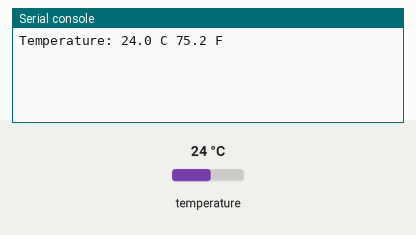
A program run on a simulated CircuitPython board. Shown: the last lines printed to the serial console. The test bench sets the inputs (shaded band); at power-on: temperature 24 °C.

Above: at 1.2 s.
1.3 s: temperature set to 12 °C
At 3.2 s:
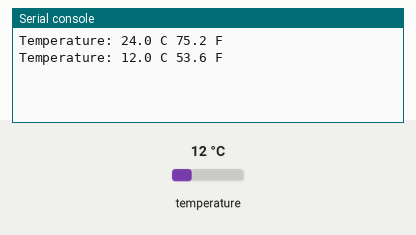
4.0 s: temperature set to 19 °C
At 4.7 s:
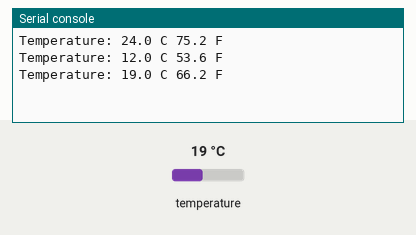
Timing chart, 0 to 7.0 s (numbered marks = the images above; inputs shaded):
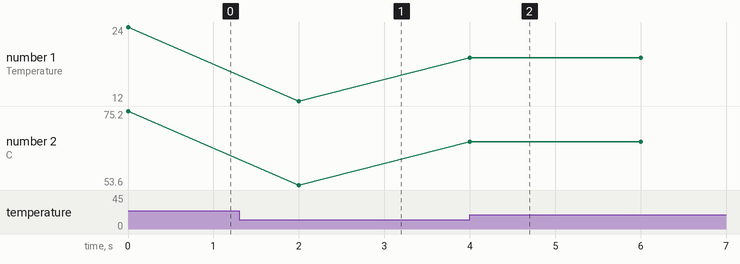

The program:

mcp9808-1.py
```python
import time
import board
import busio
import adafruit_mcp9808

# This example shows how to get the temperature from a MCP9808 board
i2c_bus = busio.I2C(board.SCL, board.SDA)
mcp = adafruit_mcp9808.MCP9808(i2c_bus)

while True:
    tempC = mcp.temperature
    tempF = tempC * 9 / 5 + 32
    print('Temperature: {} C {} F '.format(tempC, tempF))
    time.sleep(2)
```

Measured:
- after the input at 1.3 s, the serial console: prints a new line after 0.70 s (image 1)
- after the input at 4.0 s, the serial console: prints a new line at once (image 2)
- plotted number 1: 24 → 12 after the input at 1.3 s, 12 → 19 after the input at 4.0 s
- plotted number 2: 75.2 → 53.6 after the input at 1.3 s, 53.6 → 66.2 after the input at 4.0 s
